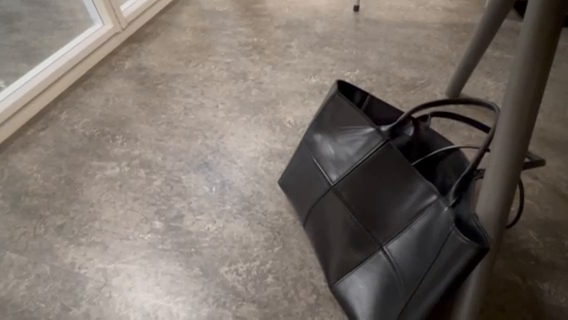
#> input picture frame 45 of videos/Video.mov, 568 x 320 px, given in place of calibration.MP4, which was not available
$ python calibrator.py   (older library calls are emulated)
#> lines starting #> are read from the running program, lines starting #| are printed output that depends on the picture; after the words box and inside, x2 and y2 are one past the last pixel; in counts of white or black regions, pixels touching at a corner belong together; pictures that were not available may be replaced by others from this repository, and a replacement may not be noted
### functions/spatial/undistort.py
import numpy as np
import cv2


"""
Camera calibration intrinsics for the wide camera setup.
These depend on the camera/lens/capture settings used during calibration
(for example zoom, resolution mode, crop mode, lens), not on where the
camera is physically placed or pointed in the arena.

These could (should) be moved into its own json/config file.
"""
DIM = (3840, 2160)  # (width, height) used during calibration

K = np.array(
    [
        [969.4786843037966, 0.0, 1923.8393363075347],
        [0.0, 946.927038666443, 1078.8186005266996],
        [0.0, 0.0, 1.0],
    ]
)
D = np.array(
    [
        [0.30933055236964674],
        [-0.12206780204557209],
        [0.13870483068957873],
        [-0.047928667768809004],
    ]
)


def _scaled_K(img_shape):
    """
    Scale the calibrated K to the current image size.
    img_shape: (h, w, c) from a numpy image.
    """
    if img_shape is None:
        return K
    h, w = img_shape[:2]
    if (w, h) == DIM:
        return K
    sx = w / float(DIM[0])
    sy = h / float(DIM[1])
    k = K.copy()
    k[0, 0] *= sx
    k[1, 1] *= sy
    k[0, 2] *= sx
    k[1, 2] *= sy
    return k

def undistort(img):
    """
    Returns undistorted fisheye/wide-lens image based on vars above.
    """

    k = _scaled_K(img.shape)
    dim = (img.shape[1], img.shape[0])
    map1, map2 = cv2.fisheye.initUndistortRectifyMap(
        k, D, np.eye(3), k, dim, cv2.CV_16SC2
    )
    undistorted_img = cv2.remap(img, map1, map2, interpolation=cv2.INTER_LINEAR, borderMode=cv2.BORDER_CONSTANT)

    return undistorted_img


# [10 lines left out: function undistort_points, not called in this run]

### utilities/calibrator.py
import cv2
import os
import sys

# Allow running this script directly from the repo root.
ROOT_DIR = os.path.abspath(os.path.join(os.path.dirname(__file__), ".."))
if ROOT_DIR not in sys.path:
    sys.path.insert(0, ROOT_DIR)

from functions.spatial.undistort import undistort

VIDEO_PATH = "../videos/calibration.MP4"
PREVIEW_W, PREVIEW_H = 1920, 1080


def live_tune():
    cap = cv2.VideoCapture(VIDEO_PATH)
    params = {
        'grid_ox': 0, 'grid_oy': 0,
        'step': 5, 'grid': True
    }

    paused = False
    ret, frame = cap.read()
#> frame is the input picture: shape (320, 568, 3); mean B, G, R 102.7, 110, 119.4

    print("--- UNDISTORT GRID CHECK ---")
    print("ARROWS: Move Grid | ,/.: Step | G: Toggle Grid | Space: Pause | Q: Quit")

    while True:
        if not paused:
            ret, frame = cap.read()
            if not ret:
                cap.set(cv2.CAP_PROP_POS_FRAMES, 0)
                continue

        undistorted = undistort(frame)
#> in undistort, `undistorted_img = cv2.remap(img, map1, map2, interpolation=cv2.INTER_L..`:
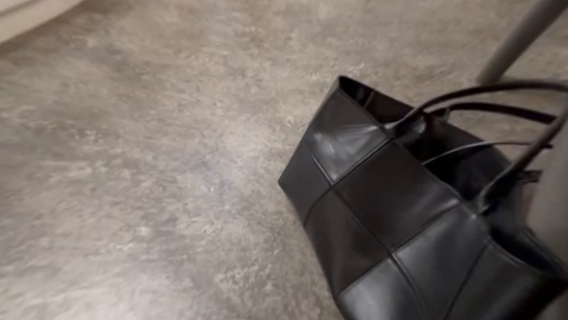
#> undistorted_img: shape (320, 568, 3); mean B, G, R 105, 111.5, 121
        if (undistorted.shape[1], undistorted.shape[0]) != (PREVIEW_W, PREVIEW_H):
            undistorted = cv2.resize(
                undistorted,
                (PREVIEW_W, PREVIEW_H),
                interpolation=cv2.INTER_AREA,
            )

        if params['grid']:
            color = (0, 255, 0)
            # Vertical Lines
            for i in range(-10, 11):
                lx = int(PREVIEW_W / 2 + (i * PREVIEW_W / 10) + params['grid_ox'])
                if 0 <= lx < PREVIEW_W:
                    cv2.line(undistorted, (lx, 0), (lx, PREVIEW_H), color, 1)
                # Horizontal Lines
                ly = int(PREVIEW_H / 2 + (i * PREVIEW_H / 10) + params['grid_oy'])
                if 0 <= ly < PREVIEW_H:
                    cv2.line(undistorted, (0, ly), (PREVIEW_W, ly), color, 1)
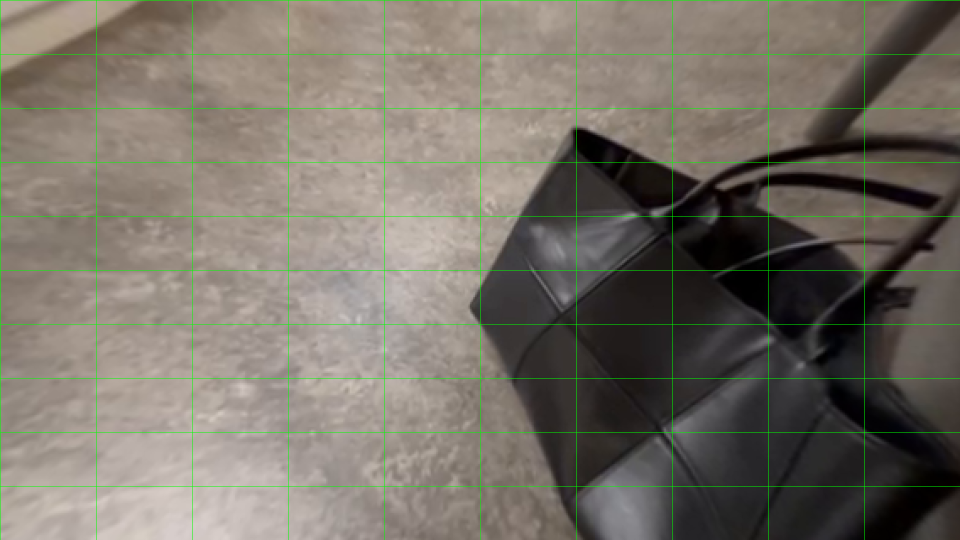
#> undistorted: shape (1080, 1920, 3) (shown at 1/2 size); mean B, G, R 103.5, 113.6, 119.2

        cv2.putText(
            undistorted,
            f"Step: {params['step']} | Grid Offset: {params['grid_ox']}, {params['grid_oy']}",
            (20, 30),
            cv2.FONT_HERSHEY_SIMPLEX,
            0.7,
            (0, 0, 255),
            2,
        )
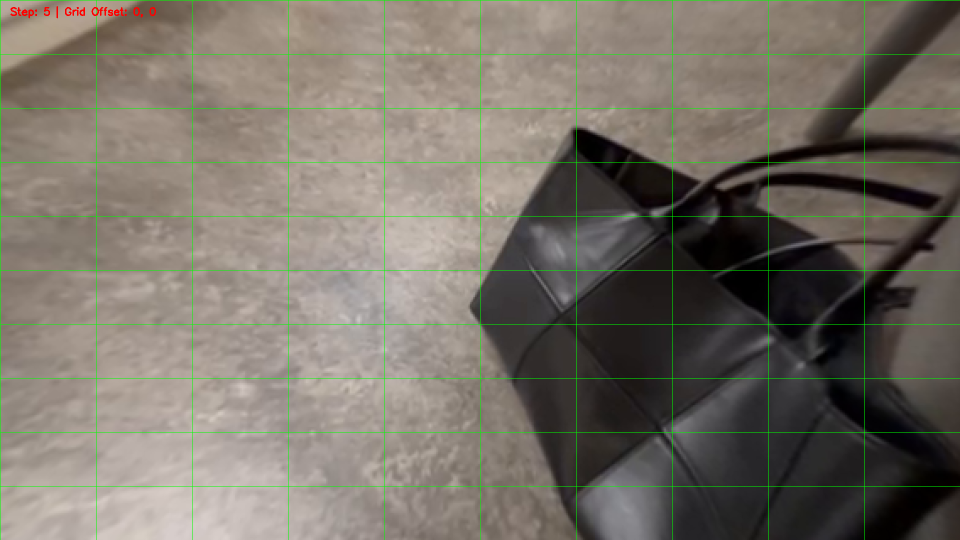
#> undistorted: shape (1080, 1920, 3) (shown at 1/2 size); 0.09% of pixels changed, all inside (x1, y1, x2, y2) = (21, 12, 312, 37)

        cv2.imshow("Tuner", undistorted)

        # Use waitKeyEx for extended arrow key codes
        key = cv2.waitKeyEx(1)
#> (key q is pressed here)
#> key = 113

        if key == -1: continue  # No key pressed

        # Standard Keys (ASCII)
        if key & 0xFF == ord('q'):
            break
        elif key & 0xFF == ord(' '):
            paused = not paused
        elif key & 0xFF == ord('g'):
            params['grid'] = not params['grid']
        elif key & 0xFF == ord(','):
            params['step'] += 5
        elif key & 0xFF == ord('.'):
            params['step'] = max(1, params['step'] - 5)

        # Robust Arrow Key Handling
        # Windows/Linux often use these codes for waitKeyEx
        elif key == 2490368 or key == 82 or key == 65362:  # Up
            params['grid_oy'] -= params['step']
        elif key == 2621440 or key == 84 or key == 65364:  # Down
            params['grid_oy'] += params['step']
        elif key == 2424832 or key == 81 or key == 65361:  # Left
            params['grid_ox'] -= params['step']
        elif key == 2555904 or key == 83 or key == 65363:  # Right
            params['grid_ox'] += params['step']

    cap.release()
    cv2.destroyAllWindows()


if __name__ == "__main__":
    live_tune()
